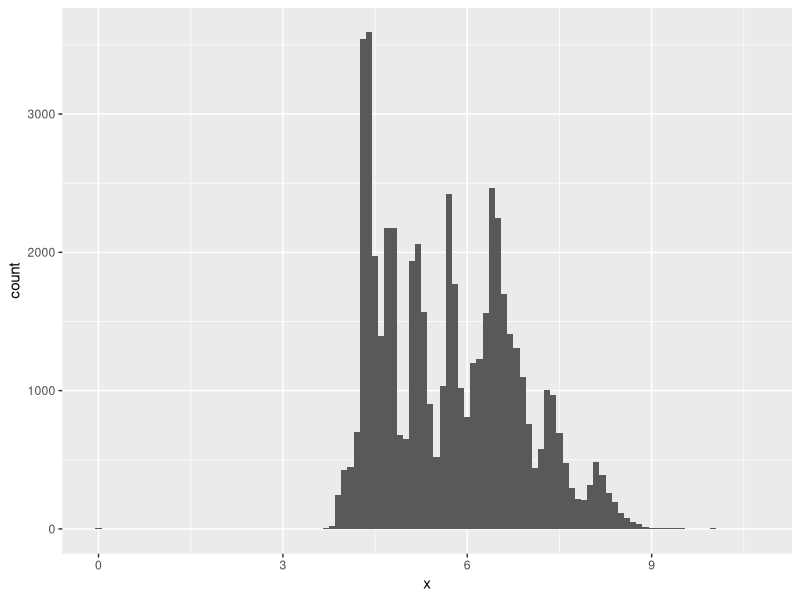
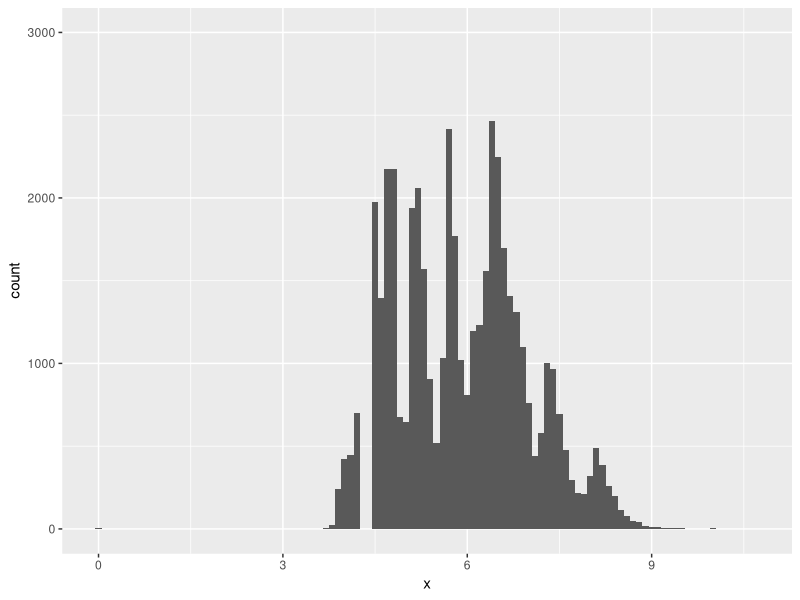
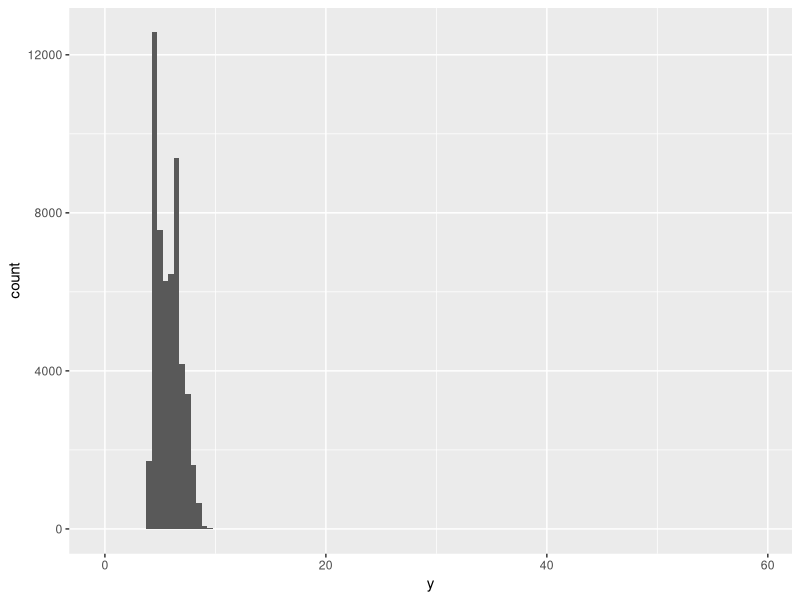
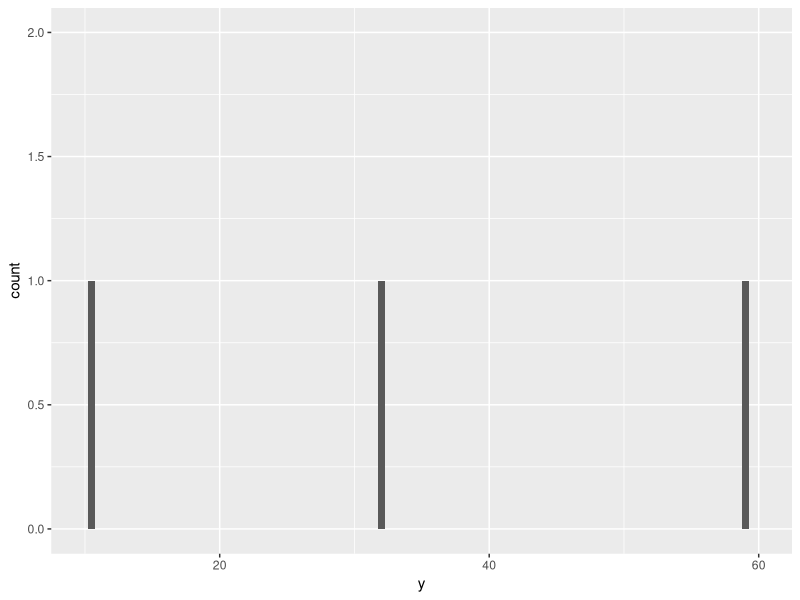
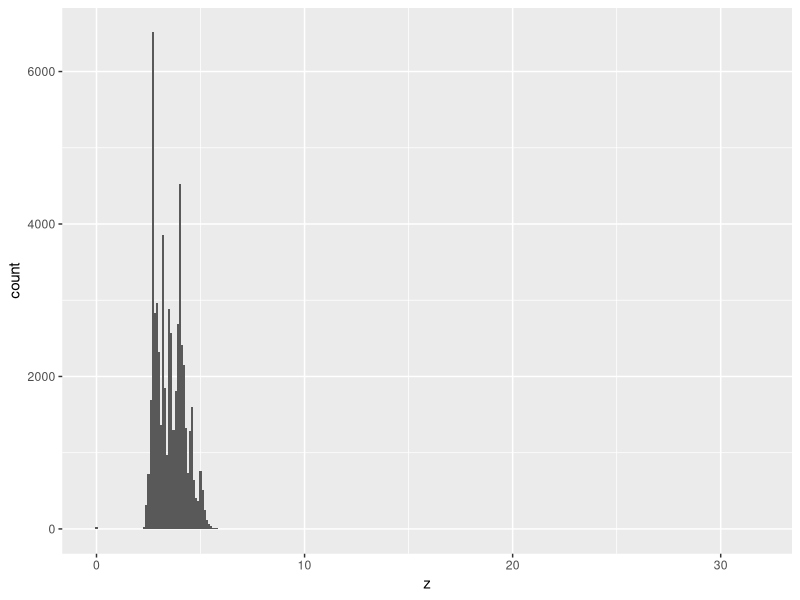
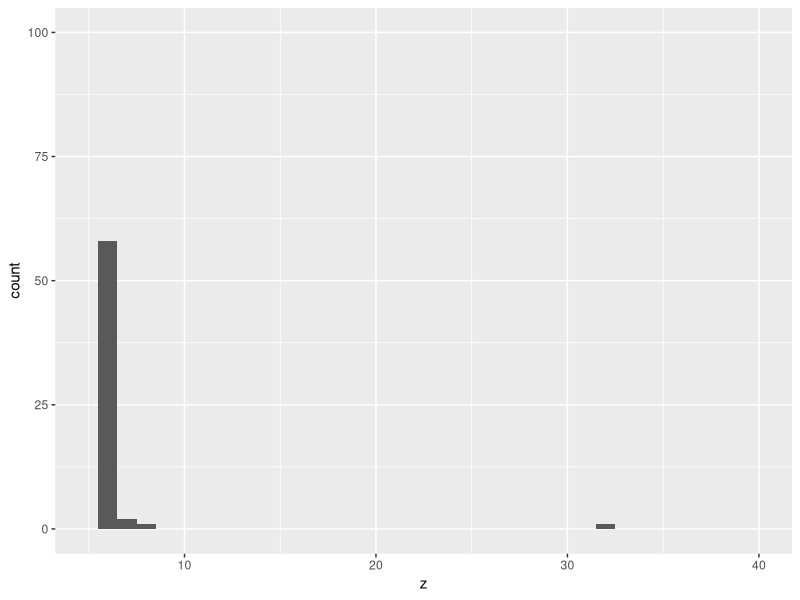
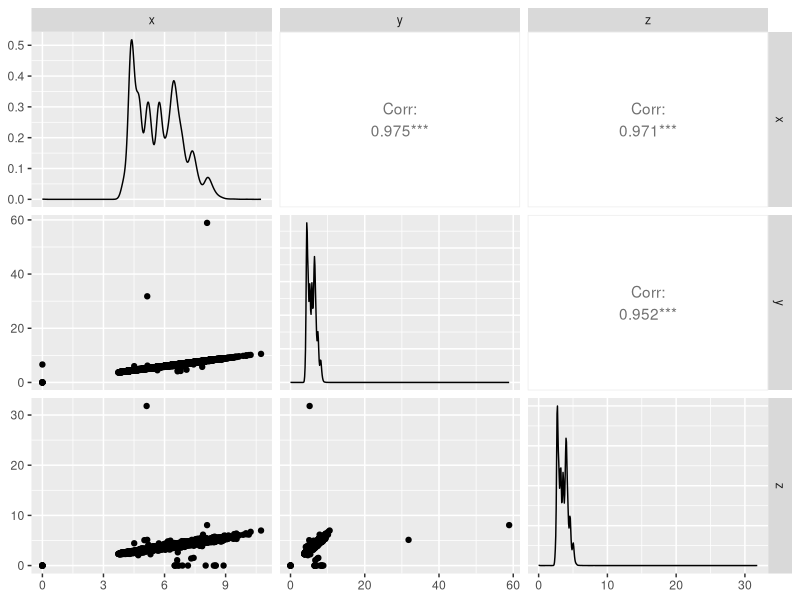
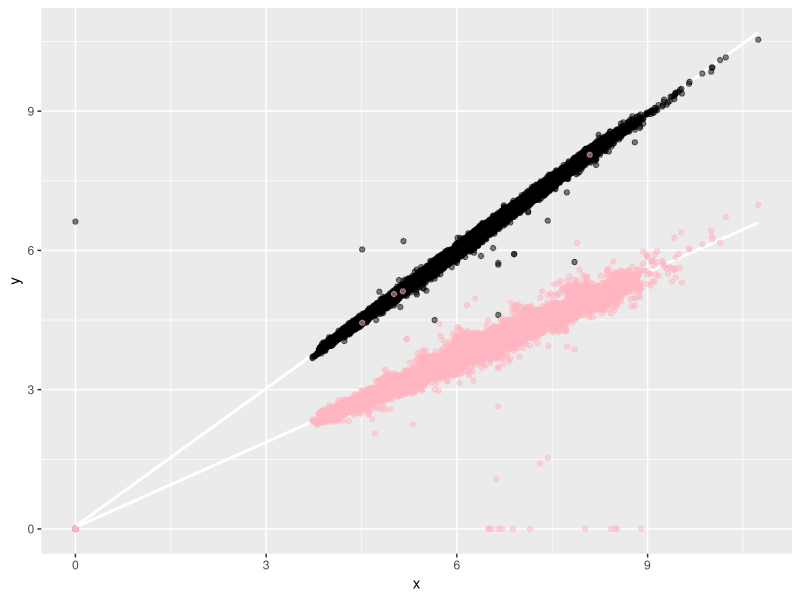

Here is the R script that generated these plots, in order: (Note: this script raises an error after producing the figures.)
## ---- chunk 1
library(tidyverse)
library("gridExtra")
options("scipen" = 100)
## ---- chunk 2
#x의 분포 
ggplot(diamonds)+geom_histogram(aes(x),binwidth=0.1)
ggplot(diamonds)+geom_histogram(aes(x),binwidth=0.1)+ylim(0,3000)

#y의 분포 
ggplot(diamonds)+geom_histogram(aes(y),binwidth=0.5)
ggplot(diamonds)+geom_histogram(aes(y),binwidth=0.5)+xlim(10,60)
#y는 MAX=58.9로, 오른쪽으로 긴 꼬리를 가지는 분포이다. 

#z의 분포 
ggplot(diamonds)+geom_histogram(aes(z),binwidth=0.1)
ggplot(diamonds)+geom_histogram(aes(z),binwidth=1)+xlim(5,40)+ylim(0,100)
#변수 z또한 MAX=31.800로, 오른쪽으로 긴 꼬리를 가지는 분포이다. 
 

library(GGally)
ggpairs(diamonds[,c("x","y","z")])
## ---- chunk 3

#이상값 제거 
diamonds2 <- diamonds %>%
 mutate(y = ifelse(y > 20, NA, y),
        z = ifelse(z > 20, NA, z))
ggplot(diamonds2) +geom_smooth(aes(x,y),method="lm",se=F,color="white")+
  geom_point(aes(x,y),alpha=0.5) +
  geom_smooth(aes(x,z),method="lm",se=F,color="white")+
  geom_point(aes(x,z), color = "lightpink",alpha=0.5)
## ---- chunk 4
#참고자료 
library(knitr)
include_graphics("C:/temp/2021/stat_seminar/dia.gif")
## ---- chunk 5
summary(diamonds$price)
ggplot(diamonds)+geom_histogram(aes(price),binwidth=10)
ggplot(diamonds)+geom_histogram(aes(price),binwidth=10)+xlim(0,1600)

diamonds%>%filter(price>1500)%>% arrange(price) %>% head()
diamonds%>%filter(price<1500)%>% arrange(price) %>% tail()
## ---- chunk 6
diamonds%>%filter(carat %in% c(0.99,1))%>%group_by(carat)%>%summarise(n=n())
#0.99 : 23개
#1 : 1558개 

#두 경우의 가격 분포 확인 
diamonds%>%filter(carat %in% c(0.99,1))%>%ggplot()+
  geom_boxplot(aes(factor(carat),price))

diamonds%>%filter(carat %in% c(0.99,1))%>%
  ggplot()+
  geom_density(aes(price,group=factor(carat),fill=factor(carat)),alpha=0.5)
## ---- chunk 7
ggplot(diamonds)+geom_point(aes(carat,price))
ggplot(diamonds)+geom_boxplot(aes(cut_number(carat,10),price))
## ---- chunk 8
ggplot(diamonds, aes(x = cut, y = carat)) +geom_boxplot()
ggplot(diamonds)+geom_bar(aes(cut,fill=cut_number(carat,5)),position="fill")
diamonds%>%
  mutate(cut.level=as.numeric(factor(cut,labels = c("1","2","3","4","5"))))%>%
  select(cut,cut.level,price,carat)->df
cor(df$cut.level,df$carat)
## ---- chunk 9
diamonds %>% arrange(desc(carat,price)) %>% mutate(rank=rank(desc(price)))%>%
  select(rank,price,carat,cut) %>% head(5)
## ---- chunk 10
summary(diamonds$price)
diamonds %>% 
  mutate(price.d = ifelse(price<=950,"price25",
                        ifelse(price<=2401,"price50",
                               ifelse(price<=5324,"price75","price_top25"))
                        )
         )%>%
  ggplot()+geom_boxplot(aes(price.d,carat,fill=price.d),alpha=0.5)+
  scale_x_discrete(limits=c("price25","price50","price75","price_top25"))

diamonds %>% 
  mutate(price.d = ifelse(price<=950,"price25",
                        ifelse(price<=2401,"price50",
                               ifelse(price<=5324,"price75","price_top25"))
                        )
         )%>%
  ggplot()+geom_density(aes(carat,fill=price.d),alpha=0.5)

#범주별 나눠서 보기 
diamonds %>% 
  mutate(price.d = ifelse(price<=950,"price25",
                        ifelse(price<=2401,"price50",
                               ifelse(price<=5324,"price75","price_top25"))
                        )
         )%>%
  ggplot()+geom_density(aes(carat,fill=price.d),alpha=0.5)+facet_wrap(~price.d)
## ---- chunk 11
diamonds %>% mutate(carat.mean=ifelse(carat>mean(carat),"big","small")) %>% 
  ggplot()+ geom_point(aes(carat,price,color=carat.mean))+
  geom_smooth(aes(carat,price,group=carat.mean),method = "lm",color="white")
## ---- chunk 12
diamonds[,c("price","carat","cut")]->df

ggplot(df, aes(cut, price, color = cut_number(carat, 5))) +
  geom_boxplot()

df %>% mutate(carat.d = cut_number(carat, 4),
              price.d = cut_number(price, 4))%>% 
ggplot() + geom_bar(aes(x=cut,fill=carat.d),position = "fill",alpha=0.7)

df %>% mutate(carat.d = cut_number(carat, 4),
              price.d = cut_number(price, 4))%>% 
ggplot() + geom_bar(aes(x=cut,fill=carat.d),position = "fill",alpha=0.7)+facet_wrap(~price.d)
#이 그래프는 두번째 그래프와 달리, price와 carat사이의 관계가 직접적으로 드러난다. 
